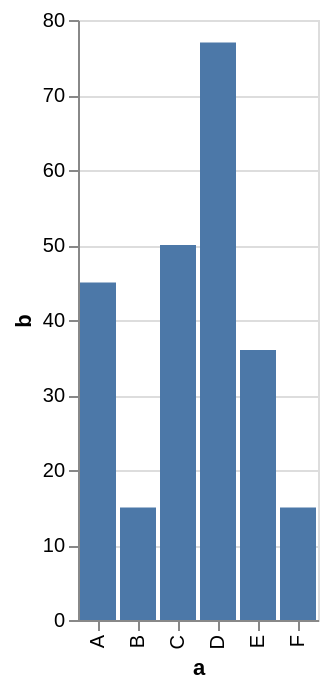

Express this chart as Vega-Lite.
### Vega-Lite specification from a JSON file in a GitHub repository (floating-point values rounded to 4 significant figures)
{"$schema": "https://vega.github.io/schema/vega-lite/v2.json", "name": "bar 2", "description": "A simple bar chart with embedded data.", "data": {"values": [{"a": "A", "b": 45}, {"a": "B", "b": 15}, {"a": "C", "b": 50}, {"a": "D", "b": 77}, {"a": "E", "b": 36}, {"a": "F", "b": 15}]}, "mark": "bar", "encoding": {"x": {"field": "a", "type": "ordinal"}, "y": {"field": "b", "type": "quantitative"}}}
